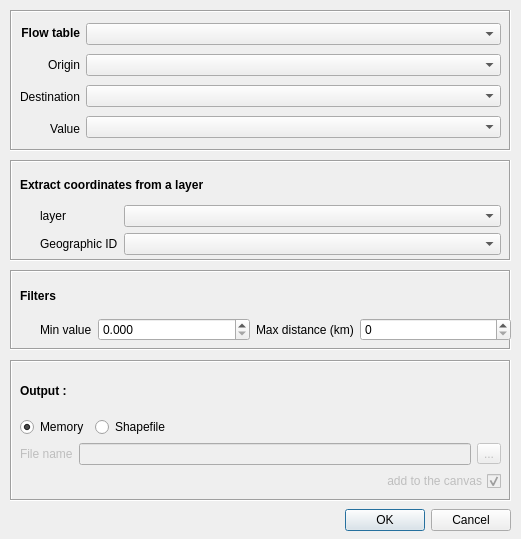
<?xml version="1.0" encoding="UTF-8"?>
<ui version="4.0">
 <class>Oursins</class>
 <widget class="QDialog" name="Oursins">
  <property name="geometry">
   <rect>
    <x>0</x>
    <y>0</y>
    <width>521</width>
    <height>539</height>
   </rect>
  </property>
  <property name="sizePolicy">
   <sizepolicy hsizetype="Preferred" vsizetype="Preferred">
    <horstretch>0</horstretch>
    <verstretch>0</verstretch>
   </sizepolicy>
  </property>
  <property name="minimumSize">
   <size>
    <width>521</width>
    <height>539</height>
   </size>
  </property>
  <property name="maximumSize">
   <size>
    <width>521</width>
    <height>539</height>
   </size>
  </property>
  <property name="windowTitle">
   <string>Flow map (Oursins)</string>
  </property>
  <widget class="QDialogButtonBox" name="buttonBox">
   <property name="geometry">
    <rect>
     <x>170</x>
     <y>500</y>
     <width>341</width>
     <height>41</height>
    </rect>
   </property>
   <property name="orientation">
    <enum>Qt::Horizontal</enum>
   </property>
   <property name="standardButtons">
    <set>QDialogButtonBox::Cancel|QDialogButtonBox::Ok</set>
   </property>
  </widget>
  <widget class="QFrame" name="frame">
   <property name="geometry">
    <rect>
     <x>10</x>
     <y>10</y>
     <width>501</width>
     <height>141</height>
    </rect>
   </property>
   <property name="frameShape">
    <enum>QFrame::Box</enum>
   </property>
   <property name="frameShadow">
    <enum>QFrame::Sunken</enum>
   </property>
   <widget class="QWidget" name="horizontalLayoutWidget_5">
    <property name="geometry">
     <rect>
      <x>10</x>
      <y>10</y>
      <width>481</width>
      <height>122</height>
     </rect>
    </property>
    <layout class="QHBoxLayout" name="horizontalLayout_13">
     <item>
      <layout class="QVBoxLayout" name="verticalLayout_8">
       <item>
        <widget class="QLabel" name="label_10">
         <property name="font">
          <font>
           <weight>75</weight>
           <bold>true</bold>
          </font>
         </property>
         <property name="text">
          <string>Flow table</string>
         </property>
         <property name="alignment">
          <set>Qt::AlignRight|Qt::AlignTrailing|Qt::AlignVCenter</set>
         </property>
        </widget>
       </item>
       <item>
        <widget class="QLabel" name="label_11">
         <property name="text">
          <string>Origin</string>
         </property>
         <property name="alignment">
          <set>Qt::AlignRight|Qt::AlignTrailing|Qt::AlignVCenter</set>
         </property>
        </widget>
       </item>
       <item>
        <widget class="QLabel" name="label_12">
         <property name="text">
          <string>Destination</string>
         </property>
         <property name="alignment">
          <set>Qt::AlignRight|Qt::AlignTrailing|Qt::AlignVCenter</set>
         </property>
        </widget>
       </item>
       <item>
        <widget class="QLabel" name="label_13">
         <property name="text">
          <string>Value</string>
         </property>
         <property name="alignment">
          <set>Qt::AlignRight|Qt::AlignTrailing|Qt::AlignVCenter</set>
         </property>
        </widget>
       </item>
      </layout>
     </item>
     <item>
      <layout class="QVBoxLayout" name="verticalLayout_9">
       <item>
        <widget class="QComboBox" name="inputFlowTable">
         <property name="sizePolicy">
          <sizepolicy hsizetype="MinimumExpanding" vsizetype="Fixed">
           <horstretch>0</horstretch>
           <verstretch>0</verstretch>
          </sizepolicy>
         </property>
        </widget>
       </item>
       <item>
        <widget class="QComboBox" name="originVar">
         <property name="sizePolicy">
          <sizepolicy hsizetype="MinimumExpanding" vsizetype="Fixed">
           <horstretch>0</horstretch>
           <verstretch>0</verstretch>
          </sizepolicy>
         </property>
        </widget>
       </item>
       <item>
        <widget class="QComboBox" name="destinationVar">
         <property name="sizePolicy">
          <sizepolicy hsizetype="MinimumExpanding" vsizetype="Fixed">
           <horstretch>0</horstretch>
           <verstretch>0</verstretch>
          </sizepolicy>
         </property>
        </widget>
       </item>
       <item>
        <widget class="QComboBox" name="flowValue">
         <property name="sizePolicy">
          <sizepolicy hsizetype="MinimumExpanding" vsizetype="Fixed">
           <horstretch>0</horstretch>
           <verstretch>0</verstretch>
          </sizepolicy>
         </property>
        </widget>
       </item>
      </layout>
     </item>
    </layout>
   </widget>
  </widget>
  <widget class="QFrame" name="frame_2">
   <property name="geometry">
    <rect>
     <x>10</x>
     <y>160</y>
     <width>501</width>
     <height>101</height>
    </rect>
   </property>
   <property name="frameShape">
    <enum>QFrame::Box</enum>
   </property>
   <property name="frameShadow">
    <enum>QFrame::Sunken</enum>
   </property>
   <widget class="QWidget" name="verticalLayoutWidget_9">
    <property name="geometry">
     <rect>
      <x>10</x>
      <y>10</y>
      <width>481</width>
      <height>85</height>
     </rect>
    </property>
    <layout class="QVBoxLayout" name="verticalLayout_12">
     <item>
      <widget class="QLabel" name="label_7">
       <property name="font">
        <font>
         <weight>75</weight>
         <bold>true</bold>
        </font>
       </property>
       <property name="text">
        <string>Extract coordinates from a layer</string>
       </property>
      </widget>
     </item>
     <item>
      <layout class="QHBoxLayout" name="horizontalLayout_6">
       <item>
        <spacer name="horizontalSpacer">
         <property name="orientation">
          <enum>Qt::Horizontal</enum>
         </property>
         <property name="sizeType">
          <enum>QSizePolicy::Maximum</enum>
         </property>
         <property name="sizeHint" stdset="0">
          <size>
           <width>20</width>
           <height>20</height>
          </size>
         </property>
        </spacer>
       </item>
       <item>
        <layout class="QVBoxLayout" name="verticalLayout_5">
         <item>
          <widget class="QLabel" name="label">
           <property name="text">
            <string>layer</string>
           </property>
          </widget>
         </item>
         <item>
          <widget class="QLabel" name="label_2">
           <property name="text">
            <string>Geographic ID</string>
           </property>
          </widget>
         </item>
        </layout>
       </item>
       <item>
        <layout class="QVBoxLayout" name="verticalLayout_11">
         <item>
          <widget class="QComboBox" name="inputLayers">
           <property name="sizePolicy">
            <sizepolicy hsizetype="MinimumExpanding" vsizetype="Fixed">
             <horstretch>0</horstretch>
             <verstretch>0</verstretch>
            </sizepolicy>
           </property>
          </widget>
         </item>
         <item>
          <widget class="QComboBox" name="geographicVar">
           <property name="sizePolicy">
            <sizepolicy hsizetype="MinimumExpanding" vsizetype="Fixed">
             <horstretch>0</horstretch>
             <verstretch>0</verstretch>
            </sizepolicy>
           </property>
          </widget>
         </item>
        </layout>
       </item>
      </layout>
     </item>
    </layout>
   </widget>
  </widget>
  <widget class="QFrame" name="frame_3">
   <property name="geometry">
    <rect>
     <x>10</x>
     <y>360</y>
     <width>501</width>
     <height>141</height>
    </rect>
   </property>
   <property name="frameShape">
    <enum>QFrame::Box</enum>
   </property>
   <property name="frameShadow">
    <enum>QFrame::Sunken</enum>
   </property>
   <widget class="QWidget" name="verticalLayoutWidget_3">
    <property name="geometry">
     <rect>
      <x>10</x>
      <y>10</y>
      <width>481</width>
      <height>121</height>
     </rect>
    </property>
    <layout class="QVBoxLayout" name="verticalLayout_3">
     <item>
      <widget class="QLabel" name="label_15">
       <property name="font">
        <font>
         <weight>75</weight>
         <bold>true</bold>
        </font>
       </property>
       <property name="text">
        <string>Output :</string>
       </property>
      </widget>
     </item>
     <item>
      <layout class="QHBoxLayout" name="horizontalLayout_9">
       <item>
        <widget class="QRadioButton" name="memoryLayerOutput">
         <property name="text">
          <string>Memory</string>
         </property>
         <property name="checked">
          <bool>true</bool>
         </property>
        </widget>
       </item>
       <item>
        <widget class="QRadioButton" name="shapefileOutput">
         <property name="text">
          <string>Shapefile</string>
         </property>
         <property name="checked">
          <bool>false</bool>
         </property>
        </widget>
       </item>
       <item>
        <spacer name="horizontalSpacer_3">
         <property name="orientation">
          <enum>Qt::Horizontal</enum>
         </property>
         <property name="sizeHint" stdset="0">
          <size>
           <width>40</width>
           <height>20</height>
          </size>
         </property>
        </spacer>
       </item>
      </layout>
     </item>
     <item>
      <layout class="QHBoxLayout" name="horizontalLayout_10">
       <item>
        <layout class="QVBoxLayout" name="verticalLayout_10">
         <item>
          <widget class="QLabel" name="label_4">
           <property name="enabled">
            <bool>false</bool>
           </property>
           <property name="text">
            <string>File name</string>
           </property>
          </widget>
         </item>
        </layout>
       </item>
       <item>
        <layout class="QHBoxLayout" name="horizontalLayout_11">
         <item>
          <layout class="QVBoxLayout" name="verticalLayout_4">
           <item>
            <layout class="QHBoxLayout" name="horizontalLayout_3">
             <item>
              <widget class="QLineEdit" name="outputFilename">
               <property name="enabled">
                <bool>false</bool>
               </property>
               <property name="readOnly">
                <bool>true</bool>
               </property>
              </widget>
             </item>
             <item>
              <widget class="QToolButton" name="selectFilename">
               <property name="enabled">
                <bool>false</bool>
               </property>
               <property name="text">
                <string>...</string>
               </property>
              </widget>
             </item>
            </layout>
           </item>
          </layout>
         </item>
        </layout>
       </item>
      </layout>
     </item>
     <item>
      <widget class="QCheckBox" name="addToCanevas">
       <property name="enabled">
        <bool>false</bool>
       </property>
       <property name="layoutDirection">
        <enum>Qt::RightToLeft</enum>
       </property>
       <property name="text">
        <string>add to the canvas</string>
       </property>
       <property name="checked">
        <bool>true</bool>
       </property>
      </widget>
     </item>
    </layout>
   </widget>
  </widget>
  <widget class="QFrame" name="frame_5">
   <property name="geometry">
    <rect>
     <x>10</x>
     <y>270</y>
     <width>501</width>
     <height>80</height>
    </rect>
   </property>
   <property name="frameShape">
    <enum>QFrame::Box</enum>
   </property>
   <property name="frameShadow">
    <enum>QFrame::Sunken</enum>
   </property>
   <widget class="QWidget" name="verticalLayoutWidget_6">
    <property name="geometry">
     <rect>
      <x>10</x>
      <y>10</y>
      <width>491</width>
      <height>61</height>
     </rect>
    </property>
    <layout class="QVBoxLayout" name="verticalLayout_7">
     <item>
      <widget class="QLabel" name="label_3">
       <property name="font">
        <font>
         <weight>75</weight>
         <bold>true</bold>
        </font>
       </property>
       <property name="text">
        <string>Filters</string>
       </property>
      </widget>
     </item>
     <item>
      <layout class="QHBoxLayout" name="horizontalLayout_12">
       <item>
        <spacer name="horizontalSpacer_4">
         <property name="orientation">
          <enum>Qt::Horizontal</enum>
         </property>
         <property name="sizeType">
          <enum>QSizePolicy::Maximum</enum>
         </property>
         <property name="sizeHint" stdset="0">
          <size>
           <width>20</width>
           <height>20</height>
          </size>
         </property>
        </spacer>
       </item>
       <item>
        <widget class="QLabel" name="label_17">
         <property name="enabled">
          <bool>true</bool>
         </property>
         <property name="sizePolicy">
          <sizepolicy hsizetype="Maximum" vsizetype="Preferred">
           <horstretch>0</horstretch>
           <verstretch>0</verstretch>
          </sizepolicy>
         </property>
         <property name="text">
          <string>Min value</string>
         </property>
        </widget>
       </item>
       <item>
        <widget class="QDoubleSpinBox" name="minValue">
         <property name="enabled">
          <bool>true</bool>
         </property>
         <property name="decimals">
          <number>3</number>
         </property>
         <property name="maximum">
          <double>999999999.000000000000000</double>
         </property>
        </widget>
       </item>
       <item>
        <widget class="QLabel" name="label_18">
         <property name="enabled">
          <bool>true</bool>
         </property>
         <property name="sizePolicy">
          <sizepolicy hsizetype="Maximum" vsizetype="Preferred">
           <horstretch>0</horstretch>
           <verstretch>0</verstretch>
          </sizepolicy>
         </property>
         <property name="text">
          <string>Max distance (km)</string>
         </property>
        </widget>
       </item>
       <item>
        <widget class="QSpinBox" name="maxDist">
         <property name="enabled">
          <bool>true</bool>
         </property>
         <property name="maximum">
          <number>999999999</number>
         </property>
        </widget>
       </item>
      </layout>
     </item>
    </layout>
   </widget>
  </widget>
 </widget>
 <tabstops>
  <tabstop>buttonBox</tabstop>
 </tabstops>
 <resources/>
 <connections>
  <connection>
   <sender>buttonBox</sender>
   <signal>accepted()</signal>
   <receiver>Oursins</receiver>
   <slot>accept()</slot>
   <hints>
    <hint type="sourcelabel">
     <x>218</x>
     <y>734</y>
    </hint>
    <hint type="destinationlabel">
     <x>157</x>
     <y>274</y>
    </hint>
   </hints>
  </connection>
  <connection>
   <sender>buttonBox</sender>
   <signal>rejected()</signal>
   <receiver>Oursins</receiver>
   <slot>reject()</slot>
   <hints>
    <hint type="sourcelabel">
     <x>286</x>
     <y>740</y>
    </hint>
    <hint type="destinationlabel">
     <x>286</x>
     <y>274</y>
    </hint>
   </hints>
  </connection>
 </connections>
</ui>
